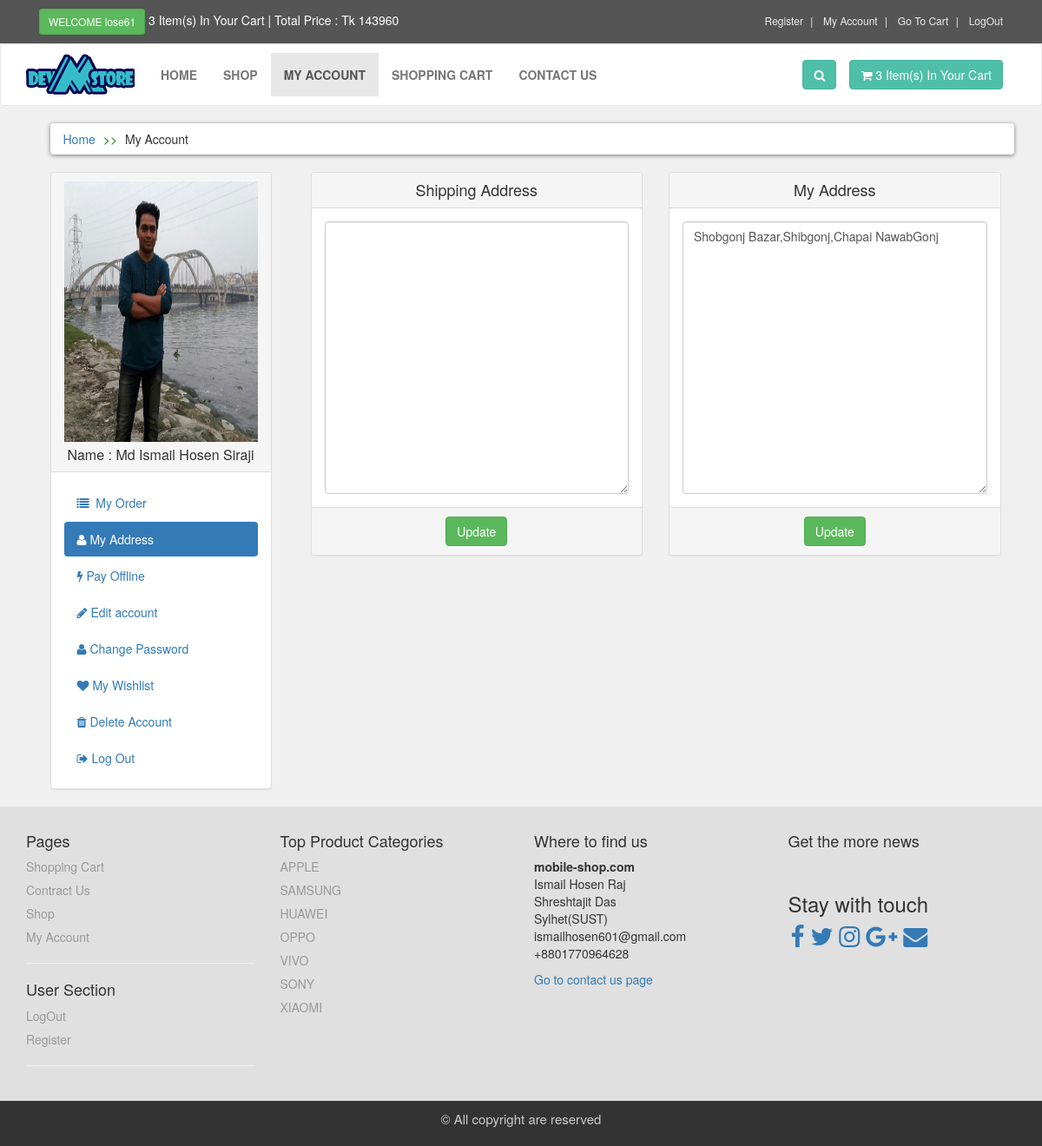
Page /customer/my_account.php?my_address (signed in) on the committed database.
### tables this page shows
CREATE TABLE IF NOT EXISTS `customer` (
  `customer_id` int(5) NOT NULL AUTO_INCREMENT,
  `customer_name` tinytext DEFAULT NULL,
  `customer_email` varchar(50) DEFAULT NULL,
  `customer_phone` int(11) DEFAULT NULL,
  `customer_username` varchar(50) DEFAULT NULL,
  `customer_password` varchar(50) DEFAULT NULL,
  `customer_division` varchar(30) DEFAULT NULL,
  `customer_district` varchar(40) DEFAULT NULL,
  `customer_thana` varchar(30) DEFAULT NULL,
  `customer_address` varchar(500) DEFAULT NULL,
  `customer_image` tinytext DEFAULT NULL,
  `customer_ip_address` tinytext DEFAULT NULL,
  `customer_shipping_address` text DEFAULT NULL,
  `status_` int(1) NOT NULL,
  PRIMARY KEY (`customer_id`),
  UNIQUE KEY `customer_email` (`customer_email`,`customer_phone`,`customer_username`)
);

CREATE TABLE IF NOT EXISTS `product_categories` (
  `p_cat_id` int(5) NOT NULL AUTO_INCREMENT,
  `p_cat_title` tinytext DEFAULT NULL,
  `p_cat_description` text DEFAULT NULL,
  PRIMARY KEY (`p_cat_id`)
);

### customer/address.php (the view, shortened to what this page needs)
<?php
    if(!$_SESSION['customer_username']){
        echo "<script>window.open('../logout.php','_self')</script>";
    }
    else{
?>
<?php
    $customer_username = $_SESSION['customer_username'];
    $select = "select * from customer where customer_username = '$customer_username'";
    $row = mysqli_fetch_array( mysqli_query($db,$select));
    $customer_address = $row['customer_address'];
    $customer_shipping_address = $row['customer_shipping_address'];
?>
<div class="row">
    <div class="col-md-12">
        <div class="col-md-6">
            <div class=" panel panel-default">
                <div class="panel-heading">
                    <h4 style="margin: 0;" class="text-center">Shipping Address</h4>
                </div>
                <form method="post" enctype="multipart/form-data">
                    <div class="panel-body">
                        <textarea name="shipping_address" class="form-control" cols="45" rows="15"><?php echo $customer_shipping_address ?></textarea>
                    </div>
                    <div class="panel-footer">
                        <center>
                        <button name="update_ship" type="submit" class="btn btn-success">Update</button></center>
                    </div>
                </form>
            </div>
        </div>
        <div class="col-md-6">
            <div class=" panel panel-default">
                <div class="panel-heading">
                    <h4 style="margin: 0;" class="text-center">My Address</h4>
                </div>
                <form method="post" enctype="multipart/form-data">
                    <div class="panel-body">
                        <textarea name="address" cols="45" rows="15" class="form-control"><?php echo $customer_address ?></textarea>
                    </div>
                    <div class="panel-footer ">
                        <center>
                        <button name="update_add" type="submit" class="btn btn-success">Update</button></center>
                    </div>
                </form>
            </div>
        </div>
    </div>
</div>
<?php } ?>

### customer/includes/sidebar.php
<div class="panel panel-default sidebar-menu">
    <?php
        $customer_username = $_SESSION['customer_username'];
        $select_customer = "select customer_image,customer_name from customer where customer_username = '$customer_username'";
        $run_customer = mysqli_query($db,$select_customer);
        $row = mysqli_fetch_array($run_customer);
        $customer_image = $row['customer_image'];
        $customer_name = $row['customer_name'];
    ?>
    <div class="panel-heading">
        <center >
            <img src="customer_images/upload/<?php echo $customer_image?>" class="img-responsive"  style="height: 300px;">
        </center>
        <h3 align="center" class=" panel-title" style="margin-top: 6px;">
            Name : <?php echo $customer_name ?>
        </h3>
    </div>
    <div class="panel-body">
        <ul class="nav nav-pills nav-stacked">
            <li class="
                <?php if(isset($_GET['my_order']))
                    {
                        echo "active";
                    }
                ?>
            ">
                <a href="my_account.php?my_order"><i class="fa fa-list"></i>&nbsp; My Order</a>
            </li>
            <li class="
                <?php if(isset($_GET['my_address']))
                    {
                        echo "active";
                    }
                ?>
            ">
                <a href="my_account.php?my_address"><i class="fa fa-user"></i>&nbsp;My Address</a>
            </li>
            <li class="
                <?php if(isset($_GET['pay_offline']))
                    {
                        echo "active";
                    }
                ?>
            ">
                <a href="my_account.php?pay_offline"><i class="fa fa-bolt"></i>&nbsp;Pay Offline</a>
            </li>
            <li class="
                    <?php
                        if(isset($_GET['edit_account']))
                        {
                            echo "active";
                        }
                    ?>
            ">
                <a href="my_account.php?edit_account"><i class="fa fa-pencil"></i>&nbsp;Edit account</a>
            </li>
            <li class="
                    <?php
                        if(isset($_GET['change_password']))
                        {
                            echo "active";
                        }
                    ?>
            ">
                <a href="my_account.php?change_password"><i class="fa fa-user"></i>&nbsp;Change Password</a>
            </li>
            <li class="
                    <?php
                        if(isset($_GET['my_wishlist']))
                        {
                            echo "active";
                        }
                    ?>
            ">
                <a href="my_account.php?my_wishlist"><i class="fa fa-heart"></i>&nbsp;My Wishlist</a>
            </li>
            <li class="
                    <?php
                        if(isset($_GET['delete_account']))
                        {
                            echo "active";
                        }
                    ?>
            ">
                <a href="my_account.php?delete_account"><i class="fa fa-trash"></i>&nbsp;Delete Account</a>
            </li>
            <li class="
                    <?php
                        if(isset($_GET['logout']))
                        {
                            echo "active";
                        }
                    ?>
            ">
                <a href="../logout.php"><i class="fa fa-sign-out"></i>&nbsp;Log Out</a>
            </li>
        </ul>
    </div>
</div>

### customer/includes/footer.php
<?php
    include("includes/db.php");
?>
<div id="footer">
    <div class="container">
        <div class="row">
            <div class="col-sm-6 col-md-3">
                <h4>Pages</h4>
                <ul>
                    <li><a href="../cart.php">Shopping Cart</a></li>
                    <li><a href="../contact.php">Contract Us</a></li>
                    <li><a href="../shop.php">Shop</a></li>
                    <li><a href="my_account.php?my_order">My Account</a></li>
                </ul>
                <hr>
                <h4>User Section</h4>
                <ul>
                    <li>
                        <?php
                            if(!isset($_SESSION['customer_username'])){
                                echo " <a href='../checkout.php'>Login</a> ";
                            }
                            else{
                                echo " <a href='../logout.php'>LogOut</a> ";
                            }
                        ?>
                    </li>
                    <li><a href="../customer_register.php">Register</a></li>
                    <hr>
                </ul>
            </div>
            <div class="col-sm-6 col-md-3">
                <h4>Top Product Categories</h4>
                <ul>
                    <?php
                        $get_top_pro_cat = "select * from product_categories LIMIT 0,7";
                        $run_top_pro_cat = mysqli_query($con,$get_top_pro_cat);
                        while ($row_top_pro_cat = mysqli_fetch_array($run_top_pro_cat)) {
                            $top_pro_cat_id = $row_top_pro_cat['p_cat_id'];
                            $top_pro_cat_title = $row_top_pro_cat['p_cat_title'];
                            echo "
                                <li><a href='../shop.php?p_cat_id=$top_pro_cat_id'>$top_pro_cat_title</a></li>
                            ";
                        }
                    ?>
                </ul>
            </div>
            <div class="col-sm-6 col-md-3">
                <h4>Where to find us</h4>
                <p>
                    <strong>mobile-shop.com</strong>
                    <br>Ismail Hosen Raj
                    <br>Shreshtajit Das
                    <br>Sylhet(SUST)
                    <br>ismailhosen601@gmail.com
                    <br>+8801770964628
                </p>
                <a href="../contact.php">Go to contact us page</a>
            </div>
            <div class="col-sm-6 col-md-3">
                <h4>Get the more news</h4><br>
                <h3>Stay with touch</h3>
                <div class="social_link">
                    <a href="https://www.facebook.com/hosen61" target="_blank"><i class="fa fa-facebook fa-2x" aria-hidden="true"></i></a>
                    <a href=""><i class="fa fa-twitter fa-2x" aria-hidden="true"></i></a>
                    <a href=""><i class="fa fa-instagram fa-2x" aria-hidden="true"></i></a>
                    <a href=""><i class="fa fa-google-plus fa-2x" aria-hidden="true"></i></a>
                    <a href=""><i class="fa fa-envelope fa-2x" aria-hidden="true"></i></a>
                </div>
            </div>
        </div>
    </div>
</div>
<div id="copyright">
    <div class="container">
        <div class="col-md-12">
            <p>&copy;&nbsp;All copyright are reserved</p>
        </div>
    </div>
</div>

### customer/styles/style.css (style rules this page uses)
body { font-size: 14px; line-height: 1.42857143; color: #333333; background: #f0f0f0; overflow-x: hidden; }
#footer { background: #e0e0e0; padding:20px 0; }
#footer ul { padding-left: 0; list-style: none; }
#footer ul li { margin-bottom: 7px; }
#footer ul a { padding: 20px 0; color: #999999; }
#footer .social_link { text-align: left; }
#footer .social_link a { margin-left:3px; }
#copyright { background: #333; color:#ccc; padding: 10px; font-size:15px; text-align: center; }

### rows in the picture
customer: customer_image (picture), customer_name "Md Ismail Hosen Siraji", address "Shobgonj Bazar,Shibgonj,Chapai NawabGonj"
product_categories: p_cat_title "APPLE"
product_categories: p_cat_title "SAMSUNG"
product_categories: p_cat_title "HUAWEI"
product_categories: p_cat_title "OPPO"
product_categories: p_cat_title "VIVO"
product_categories: p_cat_title "SONY"
product_categories: p_cat_title "XIAOMI"

### other values in the picture
$_SESSION['customer_username'] "lose61"
$count_item "3 3"
$total_price "143960"
